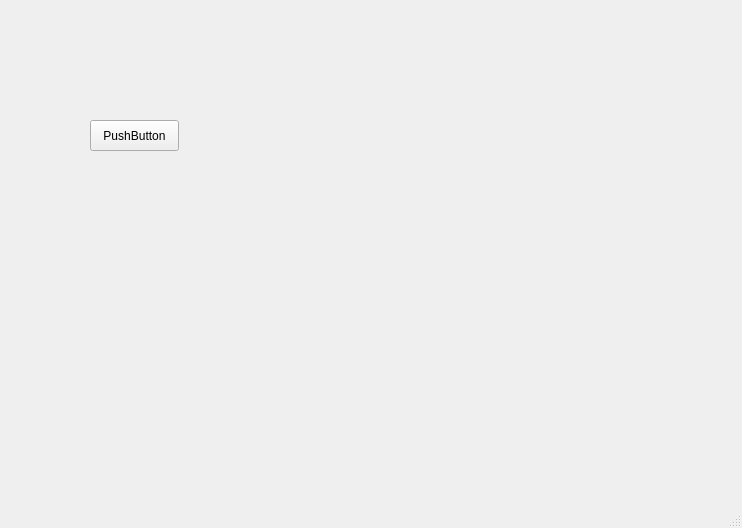
<?xml version="1.0" encoding="UTF-8"?>
<ui version="4.0">
 <class>Client</class>
 <widget class="QMainWindow" name="Client">
  <property name="geometry">
   <rect>
    <x>0</x>
    <y>0</y>
    <width>742</width>
    <height>528</height>
   </rect>
  </property>
  <property name="palette">
   <palette>
    <active/>
    <inactive/>
    <disabled/>
   </palette>
  </property>
  <property name="windowTitle">
   <string>Client</string>
  </property>
  <widget class="QWidget" name="centralwidget">
   <widget class="QPushButton" name="Boton_prueba">
    <property name="geometry">
     <rect>
      <x>90</x>
      <y>120</y>
      <width>89</width>
      <height>31</height>
     </rect>
    </property>
    <property name="text">
     <string>PushButton</string>
    </property>
   </widget>
  </widget>
  <widget class="QMenuBar" name="menubar">
   <property name="geometry">
    <rect>
     <x>0</x>
     <y>0</y>
     <width>742</width>
     <height>27</height>
    </rect>
   </property>
  </widget>
  <widget class="QStatusBar" name="statusbar"/>
 </widget>
 <resources/>
 <connections/>
</ui>
